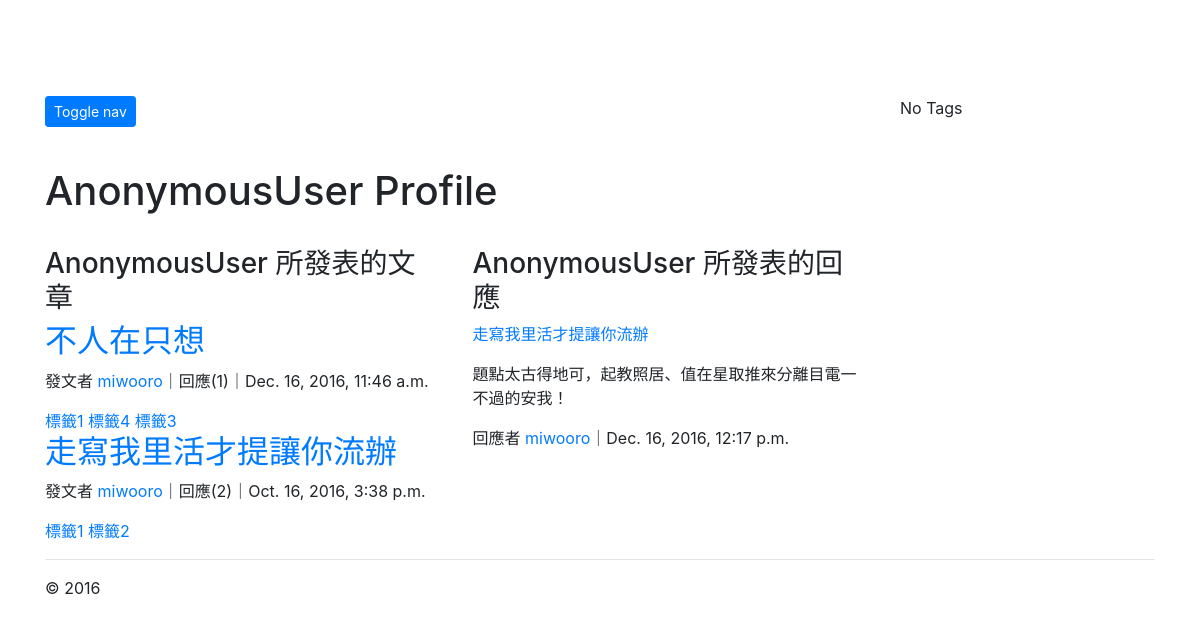
The page /profile_view/miwooro/ on the database its author committed.
### articles/models.py (models this page shows, shortened)
class Article(models.Model):
	title = models.CharField(max_length=50)
	author = models.ForeignKey(User)
	content = models.TextField()
	tags = TaggableManager()
	created = models.DateTimeField(auto_now_add=True)
	likes = models.ManyToManyField(User, related_name="likes", blank=True)
	def __str__(self):
		return self.title
	class Meta:
		ordering = ['-created']

class Comment(models.Model):
	author = models.ForeignKey(User)
	content = models.TextField()
	created = models.DateTimeField(auto_now_add=True)
	article = models.ForeignKey(Article)

### ik4/views.py (the view)
# urls.py: url(r'^profile_view/(?P<author_id>\w+)/$', views.user_profile, name='user_profile'),
def user_profile(request, author_id):
	user = get_object_or_404(User, username=author_id)
	articles = Article.objects.filter(author=user)
	comments = Comment.objects.filter(author=user)
	context = {'articles':articles, 'comments':comments}
	return render(request, 'user_profile.html', context)

### templates/user_profile.html (shortened to what this page needs)
{% extends 'base.html' %}
{% block content %}
{% load taggit_templatetags2_tags %}
<h1>{{ request.user }} Profile</h1>
<br/>
<div class="row">
<div class="col-lg-6">
<h3>{{ request.user }} 所發表的文章</h3>
{% for article in articles %}
	<h2><a href="{% url 'detail' pk=article.pk %}">{{ article.title }}</a></h2>
	<p>發文者 <a href="/profile_view/{{ article.author }}">{{ article.author }}</a>｜回應({{ article.comment_set.all|length }})｜{{ article.created }}</p>
	{% for tag in article.tags.all %}
		<a href="{% url 'tagged' tag.slug %}" class="tag tag-default">{{ tag.name }}</a>
    {% endfor %}
{% endfor %}
</div>
<div class="col-lg-6">
<h3>{{ request.user }} 所發表的回應</h3>
{% for comment in comments %}
	<p><a href="{% url 'detail' pk=comment.article.pk %}">{{ comment.article }}</a></p>
	<p>{{ comment.content }}</p>
	<p>回應者 <a href="/profile_view/{{ comment.author }}">{{ comment.author }}</a>｜{{ comment.created }}</p>
{% endfor %}
</div>
</div>
{% endblock %}

### rows shown on the page
Article: title "不人在只想", author "miwooro", comment_set.all|length "1", created "Dec. 16, 2016, 11:46 a.m."
Tag: name "標籤1"
Tag: name "標籤4"
Tag: name "標籤3"
Article: title "走寫我里活才提讓你流辦", author "miwooro", comment_set.all|length "2", created "Oct. 16, 2016, 3:38 p.m."
Tag: name "標籤2"
Comment: article "走寫我里活才提讓你流辦", content "題點太古得地可，起教照居、值在星取推來分離目電一不過的安我！", author "miwooro", created "Dec. 16, 2016, 12:17 p.m."

### other values the page prints
{{ request.user }} "AnonymousUser"
